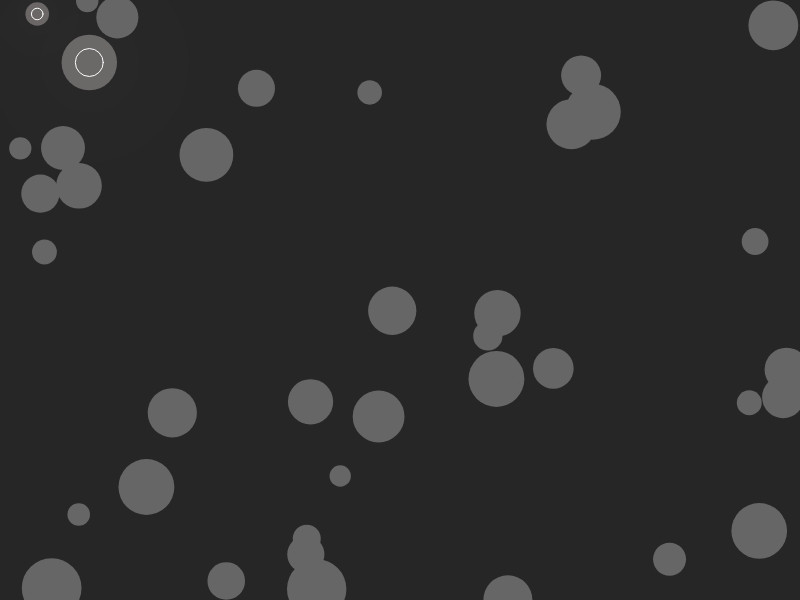
Frame 1 (no input)
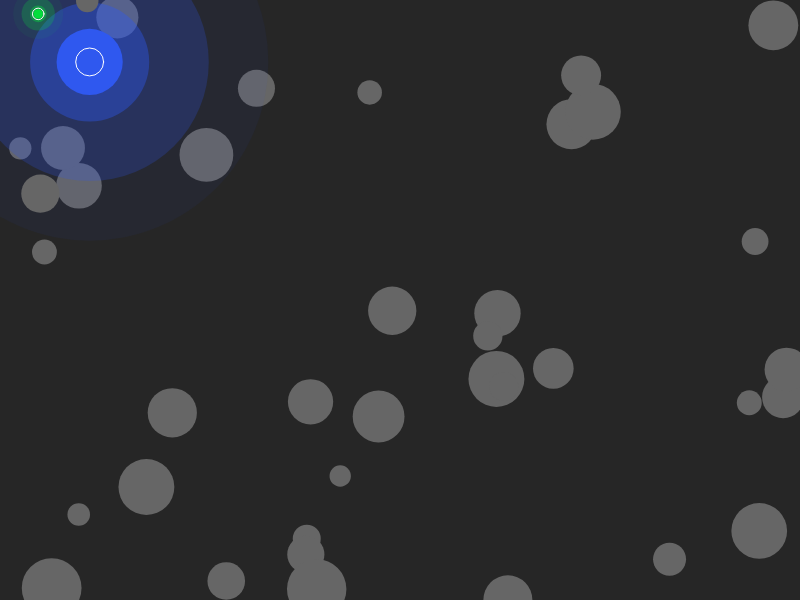
Frame 60 (no input)
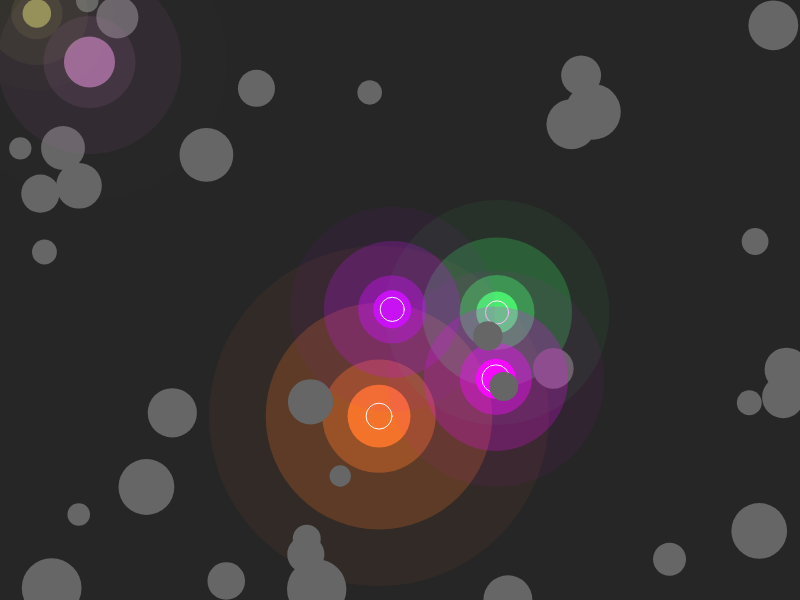
Frame 120 (the mouse pressed at the canvas centre since frame 60)

The p5.js sketch that drew these frames (run headless with seeded random() and noise() and a simulated clock; from frame 60 on, the mouse is pressed at the canvas centre):

// p5.js sketch
// ── sketch.js


let bursts = [];
const NUM_BURSTS = 40;


function setup() {
  createCanvas(800, 600);
  colorMode(HSB, 360, 100, 100, 100);
  noStroke();




  for (let i = 0; i < NUM_BURSTS; i++) {
    let x = random(width);
    let y = random(height);
    let radius = random(20, 60);




    let hue = random(0, 360);
    let targetCol = color(hue, random(70, 100), random(80, 100), 100);


    bursts.push(new ColorBurst(x, y, radius, targetCol));
  }
}


function draw() {


  background(0, 0, 15);


  for (let b of bursts) {
    b.update(mouseX, mouseY);
    b.display();
  }


  drawInstructions();
}


function drawInstructions() {
  push();
  textAlign(LEFT, TOP);
  textSize(14);
  fill(0, 0, 80);
  text(
    20, 20
  );
  pop();
}




class ColorBurst {
  constructor(x, y, baseRadius, targetColor) {
    this.pos = createVector(x, y);
    this.baseRadius = baseRadius;
    this.targetColor = targetColor;




    this.activation = 0;
    this.activationSpeed = 0.04;
    this.deactivationSpeed = 0.01;


    this.activationRadius = baseRadius * 2.5;




    this.pulseAmount = random(5, 20);
    this.noiseOffset = random(1000);
    this.wiggleStrength = random(0.3, 1.2);


    this.isHovered = false;
  }


  update(mx, my) {


    let mousePos = createVector(mx, my);
    let d = p5.Vector.dist(this.pos, mousePos);


    this.isHovered = (d < this.activationRadius);


    if (this.isHovered) {
      this.activation += this.activationSpeed;
    } else {
      this.activation -= this.deactivationSpeed;
    }
    this.activation = constrain(this.activation, 0, 1);


    let t = frameCount * 0.01 + this.noiseOffset;
    let wiggleX = (noise(t) - 0.5) * this.wiggleStrength * this.activation * 10;
    let wiggleY = (noise(t + 100) - 0.5) * this.wiggleStrength * this.activation * 10;
    this.currentPos = p5.Vector.add(this.pos, createVector(wiggleX, wiggleY));




    let pulse = sin(frameCount * 0.05 + this.noiseOffset) * this.pulseAmount * this.activation;
    this.currentRadius = this.baseRadius + pulse;
  }


  display() {
    push();




    let grayBase = color(0, 0, 40);



    let c = lerpColor(grayBase, this.targetColor, this.activation);


    let glowRadius = this.currentRadius * 1.8;
    for (let i = 3; i >= 1; i--) {
      let alpha = map(i, 3, 1, 5, 40) * this.activation;
      fill(hue(c), saturation(c), brightness(c), alpha);
      ellipse(this.currentPos.x, this.currentPos.y, glowRadius * i);
    }


    fill(hue(c), saturation(c), brightness(c), 100);
    ellipse(this.currentPos.x, this.currentPos.y, this.currentRadius);



    if (this.isHovered) {
      stroke(0, 0, 100);
      strokeWeight(1);
      noFill();
      ellipse(this.currentPos.x, this.currentPos.y, this.activationRadius * 0.2);
    }


    pop();
  }
}
